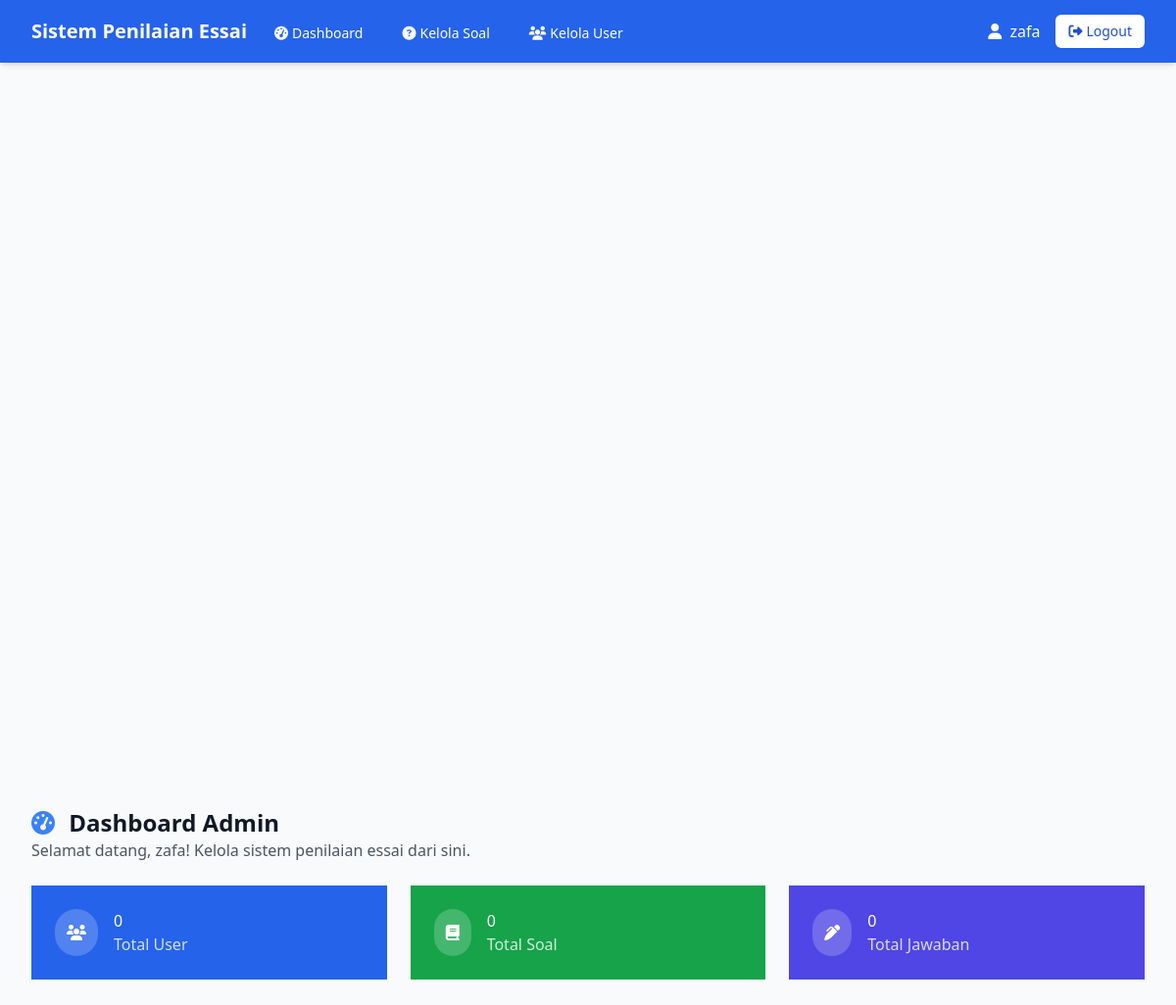
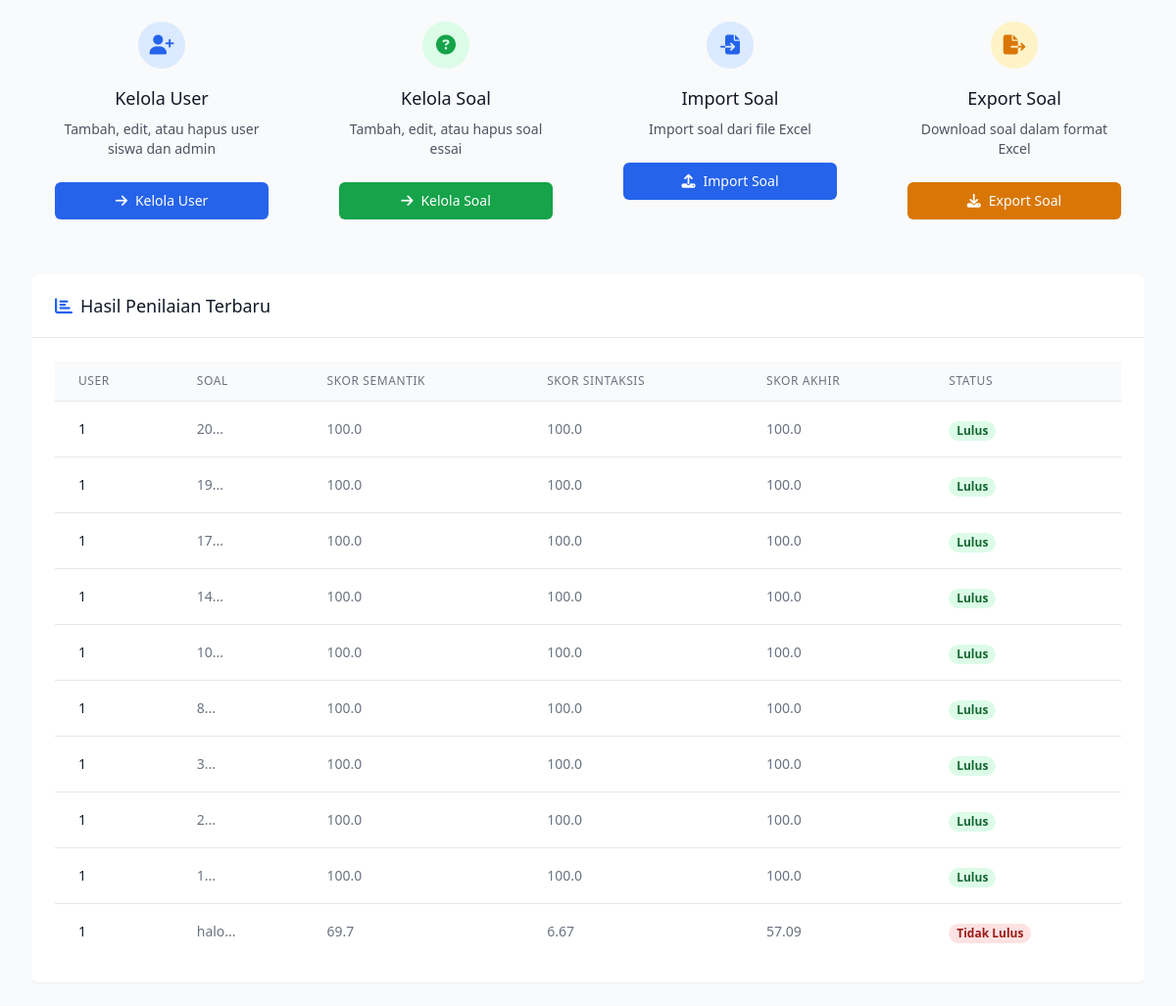
The app's page /admin/dashboard (signed in) with its own data (2 pictures, top to bottom).
### app.py (models this page shows)
class Jawaban(db.Model):
    id = db.Column(db.Integer, primary_key=True)
    id_user = db.Column(db.Integer, db.ForeignKey('user.id'), nullable=False)
    id_soal = db.Column(db.Integer, db.ForeignKey('soal.id'), nullable=False)
    jawaban_siswa = db.Column(db.String(500))
    skor_semantik = db.Column(db.Float)
    skor_sintaksis = db.Column(db.Float)
    skor_akhir = db.Column(db.Float)
    status_akhir = db.Column(db.String(50))
    user = db.relationship('User', backref='jawaban')
    soal = db.relationship('Soal', backref='jawaban')

class User(db.Model):
    id = db.Column(db.Integer, primary_key=True)
    username = db.Column(db.String(80), unique=True, nullable=False)
    password = db.Column(db.String(120), nullable=False)
    role = db.Column(db.String(20), nullable=False)

class Soal(db.Model):
    id = db.Column(db.Integer, primary_key=True)
    pertanyaan = db.Column(db.String(500))
    kunci_jawaban = db.Column(db.String(500))

### app.py (the view)
@app.route("/admin/dashboard")
@login_required
@role_required(['admin'])
def admin_dashboard():
    jawaban_semua = Jawaban.query.all()
    soal_semua = Soal.query.all()
    users = User.query.all()
    return render_template("admin_dashboard.html",
                         jawaban=jawaban_semua,
                         soal=soal_semua,
                         users=users)

### app.py (called while the page is built)
def login_required(f):
    @wraps(f)
    def decorated_function(*args, **kwargs):
        if 'user_id' not in session:
            flash('Silakan login terlebih dahulu')
            return redirect(url_for('login'))
        return f(*args, **kwargs)
    return decorated_function

def role_required(allowed_roles):
    def decorator(f):
        @wraps(f)
        def decorated_function(*args, **kwargs):
            if 'user_role' not in session:
                flash('Silakan login terlebih dahulu')
                return redirect(url_for('login'))
            if session['user_role'] not in allowed_roles:
                flash('Anda tidak memiliki akses ke halaman ini')
                return redirect(url_for('login'))
            return f(*args, **kwargs)
        return decorated_function
    return decorator

### templates/admin_dashboard.html (shortened to what this page needs)
{% extends "base.html" %}
{% block content %}
<div x-data="{ showImportModal: false }">
  <div class="mb-6">
    <h1 class="text-2xl font-bold text-gray-900">
      <i class="fas fa-tachometer-alt mr-2 text-primary-500"></i> Dashboard Admin
    </h1>
    <p class="text-gray-600">Selamat datang, {{ session.get('username') }}! Kelola sistem penilaian essai dari sini.</p>
  </div>
  <div class="grid grid-cols-1 md:grid-cols-3 gap-6 mb-6">
    <div class="stat-card">
      <div class="bg-primary-600 px-4 py-5 sm:p-6">
        <div class="flex items-center">
          <div class="mr-4 bg-white bg-opacity-20 rounded-full p-3">
            <i class="fas fa-users text-white"></i>
          </div>
          <div>
            <div class="stat-value text-white" x-data="{ start: 0, end: {{ users|length }} }"
                x-init="
                  $nextTick(() => {
                    const duration = 1500;
                    const interval = setInterval(() => {
                      start = Math.min(Math.floor(start + (end / (duration / 20))), end);
                      if (start >= end) clearInterval(interval);
                    }, 20);
                  });
                "
                x-text="start">0</div>
            <div class="stat-label text-white text-opacity-80">Total User</div>
          </div>
        </div>
        </div>
    </div>
    <div class="stat-card">
      <div class="bg-green-600 px-4 py-5 sm:p-6">
        <div class="flex items-center">
          <div class="mr-4 bg-white bg-opacity-20 rounded-full p-3">
            <i class="fas fa-book text-white"></i>
          </div>
          <div>
            <div class="stat-value text-white" x-data="{ start: 0, end: {{ soal|length }} }"
                x-init="
                  $nextTick(() => {
                    const duration = 1500;
                    const interval = setInterval(() => {
                      start = Math.min(Math.floor(start + (end / (duration / 20))), end);
                      if (start >= end) clearInterval(interval);
                    }, 20);
                  });
                "
                x-text="start">0</div>
            <div class="stat-label text-white text-opacity-80">Total Soal</div>
          </div>
                        </div>
                    </div>
                </div>
    <div class="stat-card">
      <div class="bg-indigo-600 px-4 py-5 sm:p-6">
        <div class="flex items-center">
          <div class="mr-4 bg-white bg-opacity-20 rounded-full p-3">
            <i class="fas fa-pen-alt text-white"></i>
          </div>
          <div>
            <div class="stat-value text-white" x-data="{ start: 0, end: {{ jawaban|length }} }"
                x-init="
                  $nextTick(() => {
                    const duration = 1500;
                    const interval = setInterval(() => {
                      start = Math.min(Math.floor(start + (end / (duration / 20))), end);
                      if (start >= end) clearInterval(interval);
                    }, 20);
                  });
                "
                x-text="start">0</div>
            <div class="stat-label text-white text-opacity-80">Total Jawaban</div>
                        </div>
                    </div>
                </div>
                        </div>
                    </div>
  <div class="grid grid-cols-1 md:grid-cols-2 lg:grid-cols-4 gap-6 mb-8">
    <div class="action-card">
      <div class="p-6 flex-grow">
        <div class="flex justify-center">
          <div class="w-12 h-12 rounded-full bg-primary-100 flex items-center justify-center">
            <i class="fas fa-user-plus text-xl text-primary-600"></i>
                        </div>
                    </div>
        <h3 class="mt-4 text-center text-lg font-medium text-gray-900">Kelola User</h3>
        <p class="mt-2 text-center text-sm text-gray-600">Tambah, edit, atau hapus user siswa dan admin</p>
      </div>
      <div class="px-6 pb-6">
        <a href="{{ url_for('kelola_user') }}" class="w-full flex justify-center items-center px-4 py-2 border border-transparent rounded-md shadow-sm text-sm font-medium text-white bg-primary-600 hover:bg-primary-700">
          <i class="fas fa-arrow-right mr-2"></i> Kelola User
        </a>
                </div>
            </div>
    <div class="action-card">
      <div class="p-6 flex-grow">
        <div class="flex justify-center">
          <div class="w-12 h-12 rounded-full bg-green-100 flex items-center justify-center">
            <i class="fas fa-question-circle text-xl text-green-600"></i>
                    </div>
        </div>
        <h3 class="mt-4 text-center text-lg font-medium text-gray-900">Kelola Soal</h3>
        <p class="mt-2 text-center text-sm text-gray-600">Tambah, edit, atau hapus soal essai</p>
      </div>
      <div class="px-6 pb-6">
        <a href="{{ url_for('kelola_soal') }}" class="w-full flex justify-center items-center px-4 py-2 border border-transparent rounded-md shadow-sm text-sm font-medium text-white bg-green-600 hover:bg-green-700">
          <i class="fas fa-arrow-right mr-2"></i> Kelola Soal
        </a>
                </div>
            </div>
    <div class="action-card">
      <div class="p-6 flex-grow">
        <div class="flex justify-center">
          <div class="w-12 h-12 rounded-full bg-blue-100 flex items-center justify-center">
            <i class="fas fa-file-import text-xl text-blue-600"></i>
          </div>
        </div>
        <h3 class="mt-4 text-center text-lg font-medium text-gray-900">Import Soal</h3>
        <p class="mt-2 text-center text-sm text-gray-600">Import soal dari file Excel</p>
                    </div>
      <div class="px-6 pb-6">
        <button type="button" @click="showImportModal = true" class="w-full flex justify-center items-center px-4 py-2 border border-transparent rounded-md shadow-sm text-sm font-medium text-white bg-blue-600 hover:bg-blue-700">
          <i class="fas fa-upload mr-2"></i> Import Soal
                                            </button>
                                        </div>
                                                </div>
    <div class="action-card">
      <div class="p-6 flex-grow">
        <div class="flex justify-center">
          <div class="w-12 h-12 rounded-full bg-amber-100 flex items-center justify-center">
            <i class="fas fa-file-export text-xl text-amber-600"></i>
                                                </div>
                                            </div>
        <h3 class="mt-4 text-center text-lg font-medium text-gray-900">Export Soal</h3>
        <p class="mt-2 text-center text-sm text-gray-600">Download soal dalam format Excel</p>
                                        </div>
      <div class="px-6 pb-6">
        <a href="{{ url_for('export_soal') }}" class="w-full flex justify-center items-center px-4 py-2 border border-transparent rounded-md shadow-sm text-sm font-medium text-white bg-amber-600 hover:bg-amber-700" data-loading="true" data-loading-message="Mengekspor soal...">
          <i class="fas fa-download mr-2"></i> Export Soal
        </a>
                                            </div>
                                        </div>
                                            </div>
  <div class="bg-white shadow-sm rounded-lg overflow-hidden">
    <div class="px-4 py-5 border-b border-gray-200 sm:px-6">
      <h3 class="text-lg font-medium leading-6 text-gray-900 flex items-center">
        <i class="fas fa-chart-bar text-primary-600 mr-2"></i>
        Hasil Penilaian Terbaru
      </h3>
                                        </div>
    <div class="px-4 py-5 sm:p-6">
      {% if jawaban %}
      <div class="overflow-x-auto">
        <table class="min-w-full divide-y divide-gray-200">
          <thead class="bg-gray-50">
            <tr>
              <th scope="col" class="px-6 py-3 text-left text-xs font-medium text-gray-500 uppercase tracking-wider">User</th>
              <th scope="col" class="px-6 py-3 text-left text-xs font-medium text-gray-500 uppercase tracking-wider">Soal</th>
              <th scope="col" class="px-6 py-3 text-left text-xs font-medium text-gray-500 uppercase tracking-wider">Skor Semantik</th>
              <th scope="col" class="px-6 py-3 text-left text-xs font-medium text-gray-500 uppercase tracking-wider">Skor Sintaksis</th>
              <th scope="col" class="px-6 py-3 text-left text-xs font-medium text-gray-500 uppercase tracking-wider">Skor Akhir</th>
              <th scope="col" class="px-6 py-3 text-left text-xs font-medium text-gray-500 uppercase tracking-wider">Status</th>
            </tr>
          </thead>
          <tbody class="bg-white divide-y divide-gray-200">
            {% for j in jawaban[-10:]|reverse %}
            <tr class="hover:bg-gray-50">
              <td class="px-6 py-4 whitespace-nowrap text-sm font-medium text-gray-900">{{ j.user.username }}</td>
              <td class="px-6 py-4 whitespace-nowrap text-sm text-gray-500">{{ j.soal.pertanyaan[:30] }}...</td>
              <td class="px-6 py-4 whitespace-nowrap text-sm text-gray-500">{{ j.skor_semantik|round(2) }}</td>
              <td class="px-6 py-4 whitespace-nowrap text-sm text-gray-500">{{ j.skor_sintaksis|round(2) }}</td>
              <td class="px-6 py-4 whitespace-nowrap text-sm text-gray-500">{{ j.skor_akhir|round(2) }}</td>
              <td class="px-6 py-4 whitespace-nowrap">
                {% if j.status_akhir == 'Lulus' %}
                <span class="px-2 inline-flex text-xs leading-5 font-semibold rounded-full bg-green-100 text-green-800">
                  {{ j.status_akhir }}
                </span>
                {% else %}
                <span class="px-2 inline-flex text-xs leading-5 font-semibold rounded-full bg-red-100 text-red-800">
                                            {{ j.status_akhir }}
                                        </span>
                {% endif %}
                                    </td>
    </tr>
    {% endfor %}
                            </tbody>
  </table>
                    </div>
      {% endif %}
        </div>
    </div>
</div>
{% endblock %}

### templates/base.html (shortened to what this page needs)
<!DOCTYPE html>
<html lang="en" class="h-full bg-gray-50">
<head>
    <script src="https://cdn.tailwindcss.com"></script>
    <link rel="stylesheet" href="https://cdnjs.cloudflare.com/ajax/libs/font-awesome/6.4.0/css/all.min.css">
</head>
<body class="h-full" x-data="{ mobileMenuOpen: false }">
    {% if session.get('user_id') %}
    <div class="min-h-full">
        <nav class="bg-primary-600 shadow-md">
            <div class="mx-auto max-w-7xl px-4 sm:px-6 lg:px-8">
                <div class="flex h-16 justify-between">
                    <div class="flex">
                        <div class="flex flex-shrink-0 items-center">
                            <span class="text-white text-xl font-bold">Sistem Penilaian Essai</span>
                        </div>
                        <div class="hidden sm:ml-6 sm:flex sm:space-x-8">
                            {% if session.get('user_role') == 'admin' %}
                            <a href="{{ url_for('admin_dashboard') }}" class="inline-flex items-center px-1 pt-1 text-sm font-medium text-white hover:text-gray-200">
                                <i class="fas fa-tachometer-alt mr-1"></i> Dashboard
                            </a>
                            <a href="{{ url_for('kelola_soal') }}" class="inline-flex items-center px-1 pt-1 text-sm font-medium text-white hover:text-gray-200">
                                <i class="fas fa-question-circle mr-1"></i> Kelola Soal
                            </a>
                            <a href="{{ url_for('kelola_user') }}" class="inline-flex items-center px-1 pt-1 text-sm font-medium text-white hover:text-gray-200">
                                <i class="fas fa-users mr-1"></i> Kelola User
                            </a>
                            {% elif session.get('user_role') == 'siswa' %}
                            <a href="{{ url_for('siswa') }}" class="inline-flex items-center px-1 pt-1 text-sm font-medium text-white hover:text-gray-200">
                                <i class="fas fa-book mr-1"></i> Dashboard Siswa
                            </a>
                            {% endif %}
                        </div>
                    </div>
                    <div class="hidden sm:ml-6 sm:flex sm:items-center">
                        <div class="text-white mr-4">
                            <i class="fas fa-user mr-1"></i> {{ session.get('username') }}
                        </div>
                        <a href="{{ url_for('logout') }}" class="inline-flex items-center rounded-md border border-transparent bg-white px-3 py-2 text-sm font-medium leading-4 text-primary-700 shadow-sm hover:bg-gray-100">
                            <i class="fas fa-sign-out-alt mr-1"></i> Logout
                        </a>
                    </div>
                </div>
            </div>
        </nav>
    </div>
    {% endif %}
    <div class="mx-auto max-w-7xl px-4 py-6 sm:px-6 lg:px-8">
        <div class="fade-in">
            {% block content %}{% endblock %}
        </div>
    </div>
</body>
</html>

### templates/base.html (style rules this page uses)
.fade-in { animation: fadeIn 0.3s ease-in; }

### templates/admin_dashboard.html (style rules this page uses)
.stat-card { @apply bg-white rounded-lg shadow-sm overflow-hidden hover:-translate-y-1 transition-all duration-200; }
.stat-value { @apply text-2xl font-bold; }
.stat-label { @apply text-sm text-gray-500; }
.action-card { @apply h-full bg-white rounded-lg shadow-sm overflow-hidden flex flex-col hover:-translate-y-1 transition-all duration-200; }

### records on screen
Jawaban: user.username "1", soal "20", skor_semantik "100.0", skor_sintaksis "100.0", skor_akhir "100.0", status_akhir "Lulus"
Jawaban: user.username "1", soal "19", skor_semantik "100.0", skor_sintaksis "100.0", skor_akhir "100.0", status_akhir "Lulus"
Jawaban: user.username "1", soal "17", skor_semantik "100.0", skor_sintaksis "100.0", skor_akhir "100.0", status_akhir "Lulus"
Jawaban: user.username "1", soal "14", skor_semantik "100.0", skor_sintaksis "100.0", skor_akhir "100.0", status_akhir "Lulus"
Jawaban: user.username "1", soal "10", skor_semantik "100.0", skor_sintaksis "100.0", skor_akhir "100.0", status_akhir "Lulus"
Jawaban: user.username "1", soal "8", skor_semantik "100.0", skor_sintaksis "100.0", skor_akhir "100.0", status_akhir "Lulus"
Jawaban: user.username "1", soal "3", skor_semantik "100.0", skor_sintaksis "100.0", skor_akhir "100.0", status_akhir "Lulus"
Jawaban: user.username "1", soal "2", skor_semantik "100.0", skor_sintaksis "100.0", skor_akhir "100.0", status_akhir "Lulus"
Jawaban: user.username "1", soal "1", skor_semantik "100.0", skor_sintaksis "100.0", skor_akhir "100.0", status_akhir "Lulus"
Jawaban: user.username "1", soal "halo", skor_semantik "69.7", skor_sintaksis "6.67", skor_akhir "57.09", status_akhir "Tidak Lulus"

### other values on screen
{{ session.get('username') }} "zafa"
